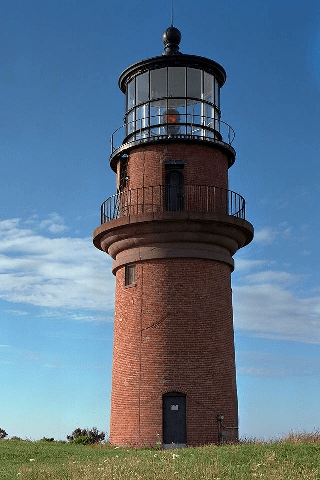
#> input picture img/lighthouse.png, 320 x 480 px; its folder holds 7 pictures in this run
$ jupyter execute --allow-errors main-tower.ipynb   (shell and % lines are left out)
#> lines starting #> are read from the running program, lines starting #| are printed output that depends on the picture; after the words box and inside, x2 and y2 are one past the last pixel; in counts of white or black regions, pixels touching at a corner belong together
[cell 1]
import numpy as np
import cv2
import matplotlib.pyplot as plt
# import plotly.express as px
import os
from  scipy import ndimage
IMAGES_FOLDER_PATH = "../../img"
import time

[cell 2]
def display_img_arr(img_arr, r, c, dim,titles_arr):
    """
    Utility Function to Display Images
    :param img_arr : List of numpy array representing images
    :param r: Number of rows in the subplot
    :param c: Number of coloumns in the subplot
    :param dim: Figure Size of the subplot
    :param titles_arr: Title corresponding to each image in img_arr
    """
    fl = 0
    fig = plt.figure(figsize = dim)
    for i in range(r):
        for j in range(c):
            if len(img_arr) == fl:
                break
            ax1 = fig.add_subplot(r, c, fl + 1)
            ax1.set_title(titles_arr[fl], fontsize = 20)
            ax1.imshow(img_arr[fl], cmap = 'gray')
            fl = fl + 1
    plt.show()

# [16 lines left out: function read_img, not called in this run]

[cell 3]
img =  cv2.imread(IMAGES_FOLDER_PATH+'/'+'tow',0)
# [14 lines left out: function gen_tri, not called in this run]

[cell 4]
img = cv2.imread(os.path.join(IMAGES_FOLDER_PATH, 'lighthouse.png'))
#> img is the input picture: shape (480, 320, 3); mean B, G, R 136.1, 115.9, 93.7
img = cv2.cvtColor(img, cv2.COLOR_BGR2RGB)
img_gray = cv2.imread(os.path.join(IMAGES_FOLDER_PATH, 'lighthouse.png'),0)
#> img_gray: shape (480, 320); min 0, max 253, mean 114.5
tri = cv2.imread(os.path.join(IMAGES_FOLDER_PATH, 'lighthouse_tri.png'),0)
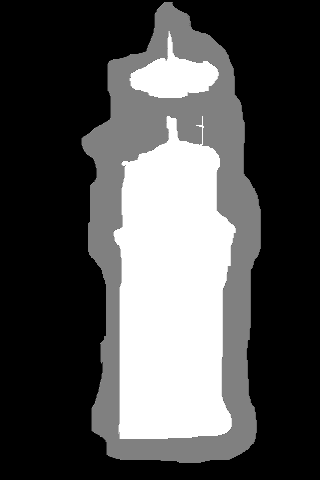
#> input picture img/lighthouse_tri.png, 320 x 480 px
#> tri is the input picture: shape (480, 320); min 0, max 255, mean 80.1


new_bg = cv2.imread(os.path.join(IMAGES_FOLDER_PATH, 'new_bg2.jpg'))
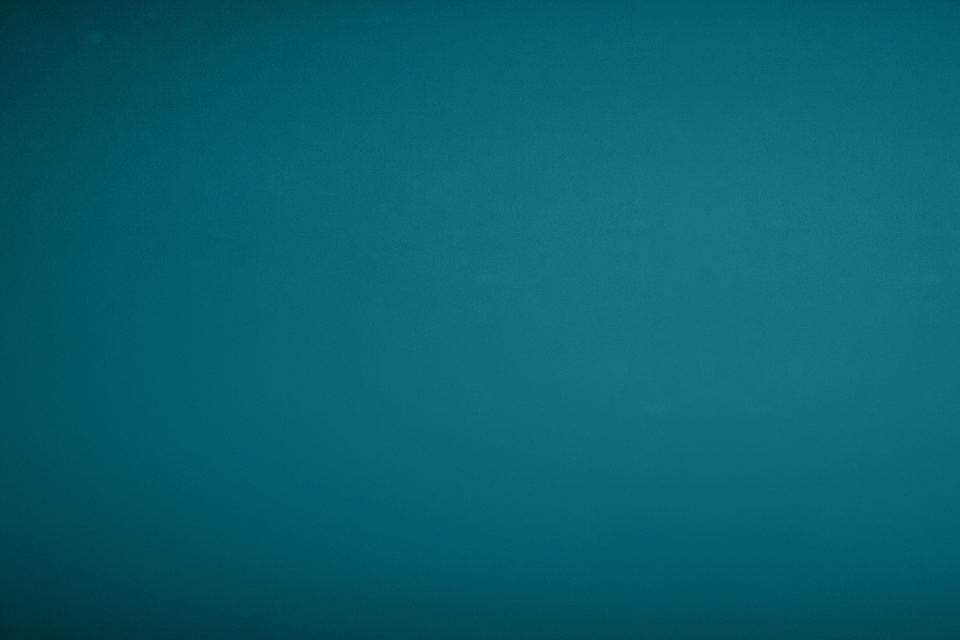
#> input picture img/new_bg2.jpg, 1920 x 1280 px (shown at 1/2 size)
#> new_bg is the input picture: shape (1280, 1920, 3); mean B, G, R 111.9, 96.1, 8.2
new_bg = cv2.cvtColor(new_bg, cv2.COLOR_BGR2RGB)
new_bg = cv2.resize(new_bg, (img.shape[1],img.shape[0]))
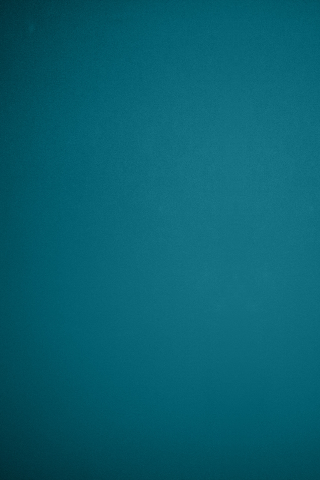
#> new_bg: shape (480, 320, 3); mean R, G, B 8.2, 96.1, 111.8

[cell 5]
display_img_arr([img,img_gray,tri,new_bg], 2,2,(10,10), ['original img','grayscale','tri-map','new-bg'])
#> after the loop in display_img_arr, `for i in range(r):`: fl = 4

# Global Matting

Poisson Equation
$$\Delta \alpha = div (\frac{\nabla I}{F-B})$$
where, $\Delta = (\frac{\partial^2}{\partial x^2},\frac{\partial^2}{\partial y^2})$
is Laplacian Operator and div is divergence opertor

We solve this Poisson Equation using Gauss Siedel Iteration with overrealaxation method which is,

Given,  $$ \frac{\partial^2 f}{\partial x^2}+\frac{\partial^2 f}{\partial y^2} = S$$
$$ {f_{i,j}}^{(n+1)} = \frac{\beta}{4}({f_{i+1,j}}^{(n)} + {f_{i-1,j}}^{(n+1)}) + {f_{i,j+1}}^{(n)} + {f_{i,j-1}}^{(n+1)} - S_{i,j}) + (1-\beta){f_{i,j}}^{(n)}$$
where, $\beta$ lies in the range (1,2)

[cell 6]
def calc_masks(tri, img_gray):
    """
    Utility Function to Create Masks
    :param tri: A numpy array representing the trimap of the image in Grayscale
    :param img_gray: A numpy array representing the Grayscale version of the image
    :return A list of numpy array representing the foreground mask, foreground image, background mask,
            background image, unknown region mask,unknown region image
    """
    mask_bg = (tri<10)
    mask_fg = (tri>245)
    mask_unknown = (np.bitwise_and(tri>=10,tri<=245))

    fg = img_gray*(mask_fg)
    bg = img_gray*(mask_bg)
    unknown = img_gray*mask_unknown
    return [mask_fg,fg,mask_bg,bg,mask_unknown,unknown], ['fg mask','fg','bg mask','bg','mask unknown','unkown reg img']

# [12 lines left out: function doubleDifferential, not called in this run]


def fb(img_gray,mask_fg,mask_bg,mask_unknown):
    """
    Utility Function to find the Approximate Foreground and Approximate Background using the Trimap provided
    :param img_gray: A numpy array representing the Grayscale version of Image
    :param mask_fg: A numpy array representing the pixels in the Foreground Region
    :param mask_bg: A numpy array representing the pixels in the Background Region
    :param mask_unknown: A numpy array representing the pixels in the Unknown Region
    :returns :Two numpy arrays representing Approximate Foreground and Approximate Background respectively
    """
    F = img_gray*(mask_fg+mask_unknown)
    B = img_gray*(mask_bg+mask_unknown)
    return F, B

def global_alpha_matting(alpha,d2alpha,unknown_seg,iters = 50, threshold = 0.1, beta = 1):
    """
    Implements Global Matting as discussed in the paper. Using image gradients, Approximate Foreground and Approximate
    Background, it solves the Poisson Equation with the help of Gauss Siedel Approximation
    :param alpha: The Estimated value of Alpha for the Final Matte
    :param d2alpha: Sum of Double Differential in X and Y. Required to solve the Poisson Equation
    :param unknown_seg: A numpy array representing the pixels in the unknown region of the image/trimap
    :param iters: Number of Iterations the Gauss Siedel Approximation wil run
    :param threshold: If the amount of change happening after each iteration is below threshold, the program will end
    :param beta: The Beta Factor involved in Gauss Siedel Approximation

    :returns :A numpy array representing Matte produced and time taken to calculate it
    """
    tic = time.time()
    prev_alpha = np.zeros(alpha.shape)
    diff = np.sum(np.abs(prev_alpha-alpha))

    for _ in range(iters):
        diff = np.sum(np.abs(prev_alpha-alpha))
        if diff < threshold:
            break
        for i in range(1,alpha.shape[0]-1):
            for j in range(1,alpha.shape[1]-1):
                if unknown_seg[i,j]!=0 :
                    alpha[i,j] = ((beta*(alpha[i,j-1]+alpha[i-1,j]+prev_alpha[i,j+1]+prev_alpha[i+1,j] - d2alpha[i,j])/4) + (1-beta)*prev_alpha[i,j])
    tac = time.time()
    return alpha, tac-tic

def grads(F,B,mask_fg,img_gray,mask_unknown):
    """
    Finding the Gradient and Difference required for the Poisson Equation and
    the Estimate Alpha for Global Mating
    :param F: A numpy array representing Approximate Foreground
    :param B: A numpy array representing Approximate Background
    :param mask_fg: A numpy array representing the pixels in the Foreground Region
    :param img_gray: A numpy array representing the Grayscale version of Image
    :param mask_unknown: A numpy array representing the pixels in the Unknown Region

    :returns :A numpy array representing the estimate alpha, A numpy array representing Double Differential
               A numpy array representing the difference of Approximate Foreground and Background
    """
    diff = np.minimum(np.maximum(F-B,0),255)

    diff = ndimage.filters.gaussian_filter(diff, 0.9)
    diff = np.minimum(np.maximum(diff,0),255)
    grad_y,grad_x = np.gradient(img_gray)
    diff[diff==0] = 1
    d2y_alpha, _ = np.gradient(grad_y/diff)
    _, d2x_alpha = np.gradient(grad_x/diff)
    d2alpha = d2y_alpha + d2x_alpha
    estimate_alpha = mask_fg + 0.5*mask_unknown
    return estimate_alpha, d2alpha, diff

def func_estimate_alpha(tri, img_gray):
    """
    Main Function to calculate the estimate alpha
    """
    imgs, titles = calc_masks(tri, img_gray)
#> in calc_masks, `mask_bg = (tri<10)`:
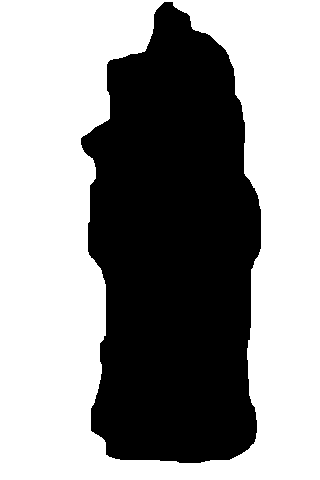
#> mask_bg: shape (480, 320) bool; 58.7% white; 1 black region, box (x1, y1, x2, y2) and area: (81, 2, 261, 463) 63494
#> in calc_masks, `mask_fg = (tri>245)`: mask_fg: shape (480, 320) bool; 21.3% white; 2 white regions, box (x1, y1, x2, y2) and area: (114, 116, 235, 439) 29969, (130, 33, 218, 98) 2742
#> in calc_masks, `mask_unknown = (np.bitwise_and(tri>=10,tri<=245))`: mask_unknown: shape (480, 320) bool; 20% white; 1 white region, box (x1, y1, x2, y2) and area: (81, 2, 261, 463) 30783
#> in calc_masks, `unknown = img_gray*mask_unknown`:
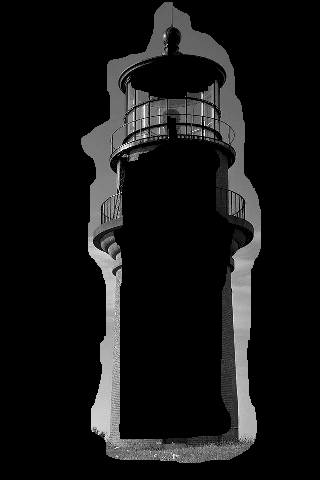
#> unknown: shape (480, 320); min 0, max 253, mean 21.4
    display_img_arr(imgs, 3,2,(10,10),titles)
    mask_fg,fg,mask_bg,bg,mask_unknown,unknown = imgs

    F,B = fb(img_gray,mask_fg,mask_bg,mask_unknown)
    display_img_arr([F,B], 1,2,(10,10),['F','B'])
#     print(mask_fg.shape,fg.shape,mask_bg.shape,bg.shape,mask_unknown.shape,unknown.shape,F.shape,B.shape,img_gray.shape)
    est_alpha, d2alpha, diff =  grads(F,B,mask_fg,img_gray,mask_unknown)
    return est_alpha, F, B, d2alpha, imgs, diff

def matting_combined(tri, img_gray):
    """
    Main Function to calculate the Matte
    """
    estimate_alpha, F, B, d2alpha, imgs, diff = func_estimate_alpha(tri, img_gray)
#> in func_estimate_alpha, `imgs, titles = calc_masks(tri, img_gray)`: imgs = 6 items; titles = ['fg mask', 'fg', 'bg mask', 'bg', 'mask unknown', 'unkown reg img']
#> in fb, `B = img_gray*(mask_bg+mask_unknown)`:
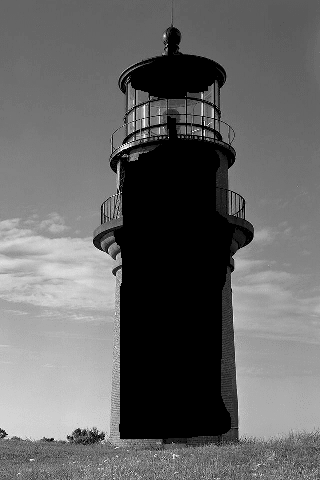
#> B: shape (480, 320); min 0, max 253, mean 100.9
#> in grads, `diff[diff==0] = 1`: diff: shape (480, 320); min 1, max 213, mean 83.6
#> in grads, `_, d2x_alpha = np.gradient(grad_x/diff)`:
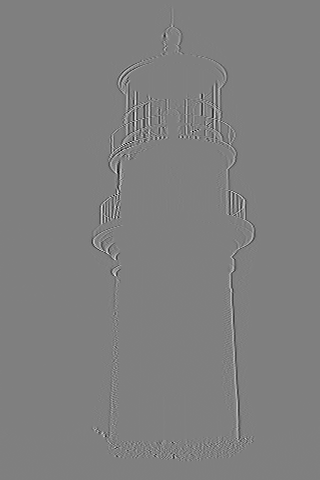
#> d2x_alpha: shape (480, 320) float64; min -111.5, max 110.8, mean 0; drawn with min black and max white
    mask_fg,fg,mask_bg,bg,mask_unknown,unknown = imgs
    alpha, _ = global_alpha_matting(estimate_alpha,d2alpha,mask_unknown)
    alpha = np.minimum(np.maximum(alpha,0),1)

    return {'alpha': alpha, 'F':F, 'B': B, 'diff': diff, 'unknown': unknown, 'mask_unknown': mask_unknown}

all_data = matting_combined(tri, img_gray)
#> in matting_combined, `estimate_alpha, F, B, d2alpha, imgs, diff = func_estimate_alpha(tri, i..`: imgs = 6 items
#> in global_alpha_matting, `diff = np.sum(np.abs(prev_alpha-alpha))`: diff = 48102.5
#> the loop in global_alpha_matting, `for _ in range(iters):` made 50 passes
#> diff on passes 1 to 12: 48102.5, 160412, 160412, 160412, 160412, 160412, 160412, 160412, 160412, 160412, 160412, 160412
#> in matting_combined, `alpha = np.minimum(np.maximum(alpha,0),1)`:
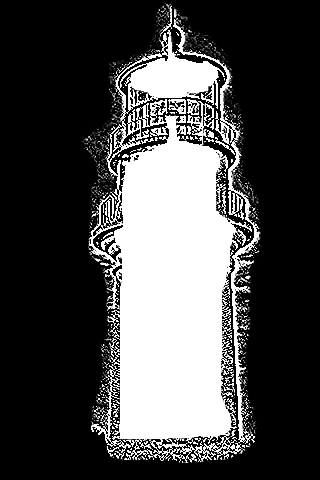
#> alpha: shape (480, 320) float64; min 0, max 1, mean 0.288
#> all_data = 6 items

all_data.update({'img': img, 'img_gray': img_gray})
all_data_3 = all_data.copy()
#> all_data_3 = 8 items

display_img_arr([all_data['alpha']], 1,2,(10,10),['alpha global matting'])

# Alpha blending

### I = α F + (1 − α )B

[cell 7]
def alpha_blend(new_bg,alpha,img):
    """
    Utility Function to Calculate the Image on a New Background using the Matte produced by anyone of the methods
    :param new_bg: A numpy array representing the New Background (Coloured)
    :param alpha: A numpy array representing the matte produced
    :param img: Original Image containing the foreground
    """
    new_img = np.zeros(new_bg.shape)
    new_img[:,:,0] = alpha*img[:,:,0] + (1-alpha)*new_bg[:,:,0]
    new_img[:,:,1] = alpha*img[:,:,1] + (1-alpha)*new_bg[:,:,1]
    new_img[:,:,2] = alpha*img[:,:,2] + (1-alpha)*new_bg[:,:,2]
    return np.int64(new_img)

new_img = alpha_blend(new_bg,all_data['alpha'],img)
#> in alpha_blend, `new_img[:,:,1] = alpha*img[:,:,1] + (1-alpha)*new_bg[:,:,1]`:
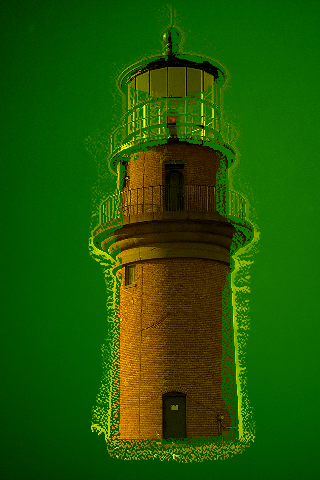
#> new_img: shape (480, 320, 3) float64; mean R, G, B 30.4, 87.3, 0
#> in alpha_blend, `return np.int64(new_img)`:
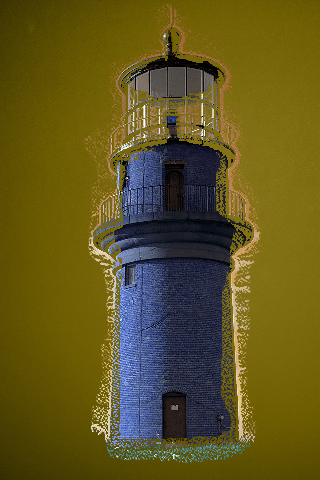
#> returned value: shape (480, 320, 3) int64; mean of channels 0, 1, 2 30.4, 87.3, 97.9; drawn as B, G, R
display_img_arr([new_img ], 1,2,(10,10),['img with new bg'])

#> (a cell that did not finish here is left out)

#> (a cell that did not finish here is left out)

## Selecting Regions of Interest Interactively

[cell 10]
# get ROI from Select_roi.py

[cell 11]
def read_coords():
    """
    Utility Function to read Coords selected and find the corner points of the ROI
    """
    f = open('coords.txt','r')
    coords = f.read()
    f.close()
    # converting to int
    coord_int = []
    coords_i = coords.split(' ')
    for c in coords_i:
        if(c!=''):
            coord_int.append(int(c))
    return coord_int
#> (the rest of this cell did not finish here and is left out)

#> (reads src/examples/coords.txt from the repository)
print(coords)
left, top,add_right, add_bottom = coords
right = left + add_right
bottom = top + add_bottom
print(top, bottom, left, right)

## Diffusion Filtering

[cell 12]
# !pip install medpy

[cell 13]
from medpy.filter.smoothing import anisotropic_diffusion

[cell 14]
img3 = img
def diffusion(img):
    """
    args: img
    returns new img which is to be passed in for further refinement
    """
    diffused_image = anisotropic_diffusion(img, niter=2, kappa=25, gamma=0.2, voxelspacing=None, option=1)
    ans = np.round(diffused_image)
# [5 lines of commented-out code are left out]
    return ans

# img3 = cv2.imread(os.path.join(IMAGES_FOLDER_PATH, 'leaf.jpg'),0)
#> (the rest of this cell did not finish here and is left out)

[cell 15]
## Local matting on diffused image
# [51 lines left out: function local_matting, not called in this run]

[cell 16]
all_data_2 = all_data.copy()
#> all_data_2 = 8 items

local_matte =  all_data_2['alpha'].copy()
#> (the rest of this cell did not finish here and is left out)
